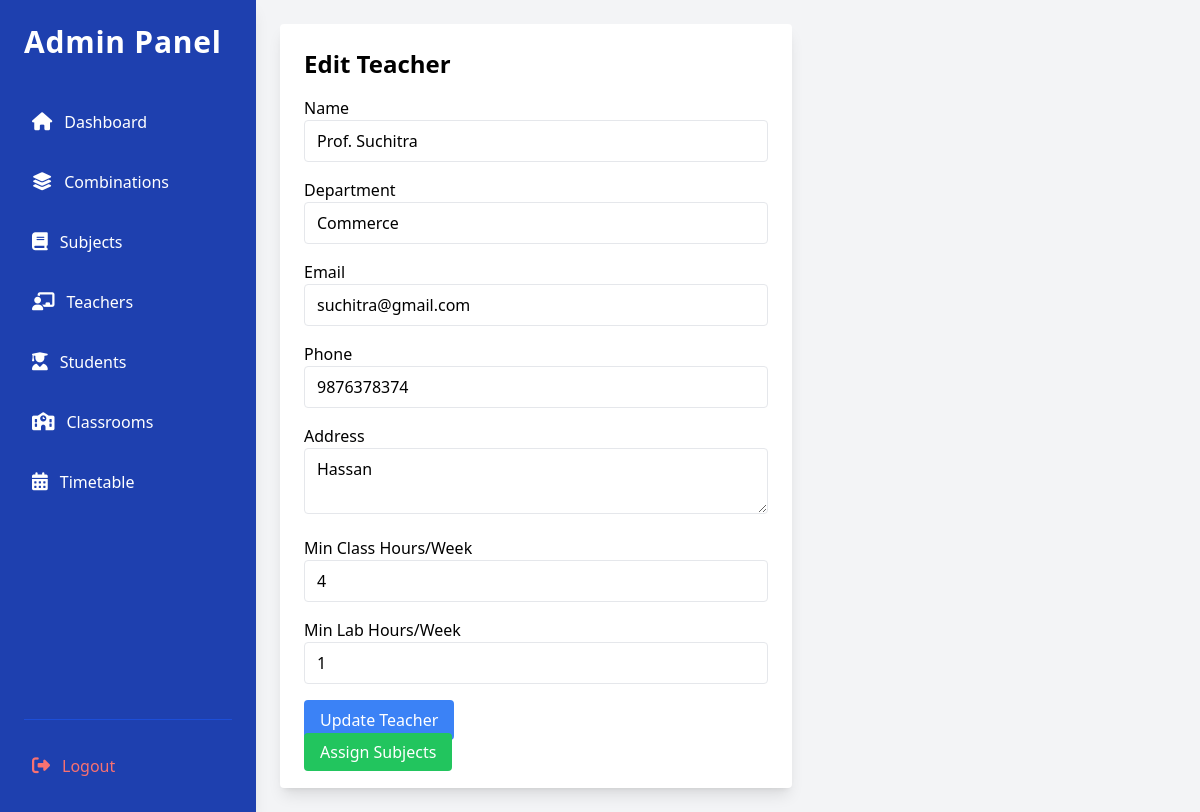
The page /src/views/admin/edit_teacher.php?id=10 (signed in) on the database as committed earlier.
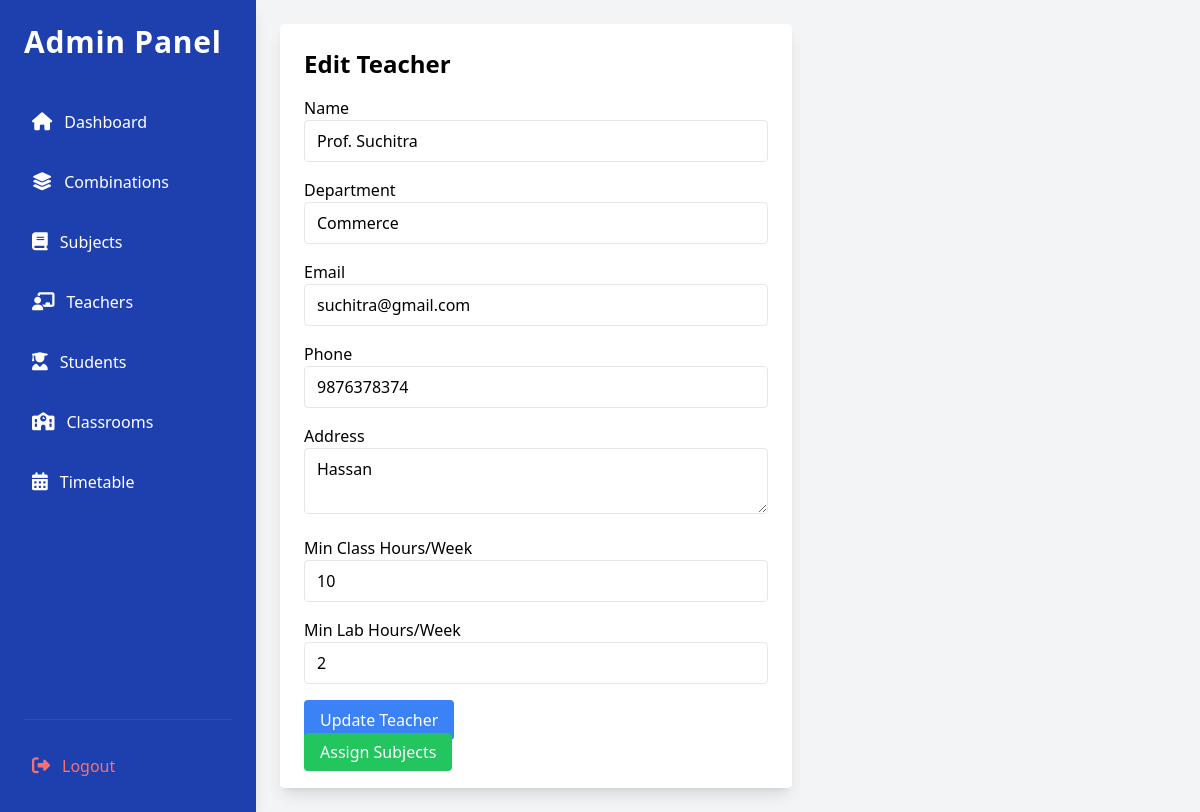
The same page on the database as committed later.
### tables this page shows
CREATE TABLE `teachers` (
  `id` int(11) NOT NULL,
  `name` varchar(100) NOT NULL,
  `department` varchar(100) NOT NULL,
  `email` varchar(100) NOT NULL,
  `password` varchar(255) NOT NULL,
  `phone_no` varchar(15) NOT NULL,
  `address` text DEFAULT NULL,
  `min_class_hours_week` int(11) NOT NULL,
  `min_lab_hours_week` int(11) NOT NULL
);

### src/models/Teacher.php (called while the page is built, shortened)
<?php
class Teacher {
    private $conn;
    public function __construct($db) {
        $this->conn = $db;
    }
    public function getTeacherById($id) {
        $query = "SELECT * FROM teachers WHERE id = ?";
        $stmt = $this->conn->prepare($query);
        $stmt->execute([$id]);
        return $stmt->fetch(PDO::FETCH_ASSOC);
    }
}
?>

### src/views/admin/edit_teacher.php (the view, shortened to what this page needs)
<?php
include_once '../../models/Teacher.php';
$database = new Database();
$db = $database->getConnection();
$teacher = new Teacher($db);
$id = $_GET['id'];
$currentTeacher = $teacher->getTeacherById($id);
?>
<?php include "header.php"; ?>
    <div class="max-w-lg  bg-white p-6 rounded shadow-lg">
        <h2 class="text-2xl font-semibold mb-4">Edit Teacher</h2>
        <form method="POST">
            <div class="mb-4">
                <label class="block font-medium">Name</label>
                <input type="text" name="name" value="<?= $currentTeacher['name']; ?>" required class="w-full border px-3 py-2 rounded">
            </div>
            <div class="mb-4">
                <label class="block font-medium">Department</label>
                <input type="text" name="department" value="<?= $currentTeacher['department']; ?>" required class="w-full border px-3 py-2 rounded">
            </div>
            <div class="mb-4">
                <label class="block font-medium">Email</label>
                <input type="email" name="email" value="<?= $currentTeacher['email']; ?>" required class="w-full border px-3 py-2 rounded">
            </div>
            <div class="mb-4">
                <label class="block font-medium">Phone</label>
                <input type="text" name="phone_no" value="<?= $currentTeacher['phone_no']; ?>" required class="w-full border px-3 py-2 rounded">
            </div>
            <div class="mb-4">
                <label class="block font-medium">Address</label>
                <textarea name="address" class="w-full border px-3 py-2 rounded"><?= $currentTeacher['address']; ?></textarea>
            </div>
            <div class="mb-4">
                <label class="block font-medium">Min Class Hours/Week</label>
                <input type="number" name="min_class_hours_week" value="<?= $currentTeacher['min_class_hours_week']; ?>" required class="w-full border px-3 py-2 rounded">
            </div>
            <div class="mb-4">
                <label class="block font-medium">Min Lab Hours/Week</label>
                <input type="number" name="min_lab_hours_week" value="<?= $currentTeacher['min_lab_hours_week']; ?>" required class="w-full border px-3 py-2 rounded">
            </div>
            <button type="submit" name="edit_teacher" class="bg-blue-500 text-white px-4 py-2 rounded hover:bg-blue-600">Update Teacher</button>
        </form>
        <a href="add_teacher_subject.php?id=<?= $currentTeacher['id']; ?>" class="bg-green-500 text-white px-4 py-2 rounded hover:bg-green-600">Assign Subjects</a>
    </div>
<?php include "footer.php"; ?>

Rows that differ between the two databases and show on the page:
changed teachers "Prof. Suchitra": min_class_hours_week "4" → "10"; min_lab_hours_week "1" → "2"
